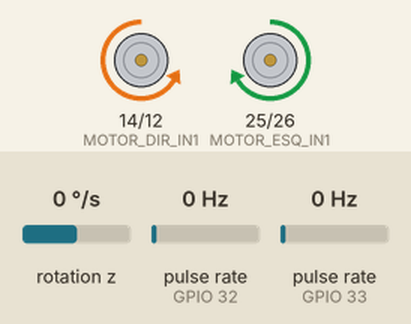
Bench run of a sketch on a simulated ESP32. Shown: motor-driver pin pairs drawn as motors (green arrow = first pin HIGH = forward, orange = second pin HIGH = backward, longer = more drive, scaled by the enable pin). Wiring (inferred from the names in the program): 2 × pulse sensor: data GPIO 32 / data GPIO 33; MPU-6050 motion sensor at I2C address 0x68. The inputs (shaded band) are chosen by the test bench; at power-on: rotation z 0 °/s, pulse rate (sensors on GPIO 32, GPIO 33) 0 Hz. Nothing arrives over Bluetooth unless stated.

Above: at 14.9 s.
15.0 s: rotation z set to -28 °/s
18.0 s: rotation z set to -35 °/s
At 19.2 s:
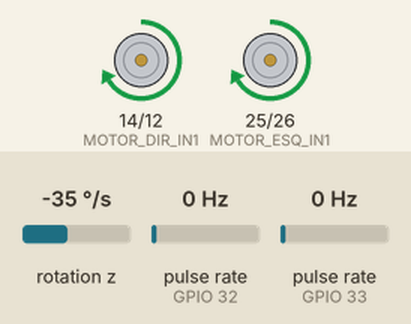
19.6 s: rotation z set to -192 °/s
At 21.4 s:
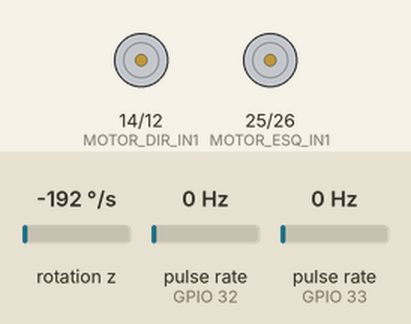
22.6 s: rotation z set to -100 °/s
Timing chart, 0 to 26.6 s (numbered marks = the images above; inputs shaded):
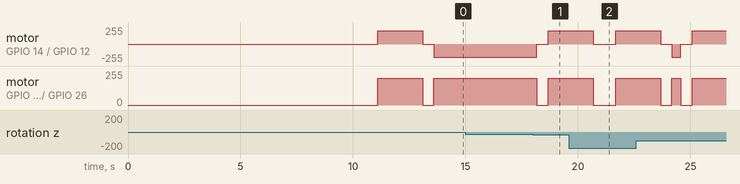

The sketch:

teste_quadrado.ino
```cpp
#include <Arduino.h>
#include "BluetoothSerial.h"
#include <Wire.h>

BluetoothSerial SerialBT;

// ======================
// PARÂMETROS FÍSICOS E DE TRAJETÓRIA
// ======================
const float RAIO_RODA = 0.030;
const float L = 0.130;
const float REDUCAO = 1.5;
const float PULSOS_POR_VOLTA = 40.0 * REDUCAO; // 60 pulsos (usando CHANGE)
const float DIST_POR_PULSO = (2.0 * PI * RAIO_RODA) / PULSOS_POR_VOLTA;

const unsigned long TEMPO_RETA = 2000;
const int VELOCIDADE_PWM = 200;
const float ANGULO_ALVO = PI / 2.0; // 90 graus

// ======================
// SETUP IMU (MPU6050)
// ======================
const int MPU_ADDR = 0x68;
float gyro_z_bias = 0;

void setupIMU() {
  Wire.begin();
  Wire.beginTransmission(MPU_ADDR);
  Wire.write(0x6B); // Registro de energia
  Wire.write(0);    // Acorda MPU
  Wire.endTransmission(true);

  // Calibração de Bias
  float soma = 0;
  for(int i=0; i<200; i++) {
    soma += readGyroZRaw();
    delay(5);
  }
  gyro_z_bias = soma / 200.0;
}

float readGyroZRaw() {
  Wire.beginTransmission(MPU_ADDR);
  Wire.write(0x47); // Registro Gyro Z Out High
  Wire.endTransmission(false);
  Wire.requestFrom(MPU_ADDR, 2, true);
  int16_t raw = (Wire.read() << 8) | Wire.read();
  return (float)raw / 131.0; // Conversão para graus/s
}

// ======================
// SETUP HARDWARE
// ======================
const int ENCODER_ESQ_PIN = 32;
const int ENCODER_DIR_PIN = 33;
const int MOTOR_ESQ_IN1 = 25, MOTOR_ESQ_IN2 = 26, MOTOR_ESQ_EN = 27;
const int MOTOR_DIR_IN1 = 14, MOTOR_DIR_IN2 = 12, MOTOR_DIR_EN = 13;

volatile long ticks_esq = 0, ticks_dir = 0;
int sinal_esq = 1, sinal_dir = 1;

void IRAM_ATTR callback_esq() { ticks_esq++; }
void IRAM_ATTR callback_dir() { ticks_dir++; }

// ======================
// POSES (COMPARATIVAS)
// ======================
float px_enc = 0, py_enc = 0, pt_enc = 0;
float px_imu = 0, py_imu = 0, pt_imu = 0;

void motores(int ve, int vd) {
  digitalWrite(MOTOR_ESQ_IN1, ve > 0 ? HIGH : LOW);
  digitalWrite(MOTOR_ESQ_IN2, ve > 0 ? LOW : HIGH);
  digitalWrite(MOTOR_DIR_IN1, vd > 0 ? HIGH : LOW);
  digitalWrite(MOTOR_DIR_IN2, vd > 0 ? LOW : HIGH);
  analogWrite(MOTOR_ESQ_EN, abs(ve));
  analogWrite(MOTOR_DIR_EN, abs(vd));
  sinal_esq = ve > 0 ? 1 : (ve < 0 ? -1 : 0);
  sinal_dir = vd > 0 ? 1 : (vd < 0 ? -1 : 0);
}

// ======================
// MAIN
// ======================
unsigned long last_odo_time = 0;

void setup() {
  Serial.begin(115200);
  SerialBT.begin("ESP32_Tanque_Quadrado");
  setupIMU();

  pinMode(ENCODER_ESQ_PIN, INPUT_PULLUP);
  pinMode(ENCODER_DIR_PIN, INPUT_PULLUP);
  attachInterrupt(digitalPinToInterrupt(ENCODER_ESQ_PIN), callback_esq, CHANGE);
  attachInterrupt(digitalPinToInterrupt(ENCODER_DIR_PIN), callback_dir, CHANGE);

  pinMode(MOTOR_ESQ_IN1, OUTPUT); pinMode(MOTOR_ESQ_IN2, OUTPUT); pinMode(MOTOR_ESQ_EN, OUTPUT);
  pinMode(MOTOR_DIR_IN1, OUTPUT); pinMode(MOTOR_DIR_IN2, OUTPUT); pinMode(MOTOR_DIR_EN, OUTPUT);

  delay(10000); // Espera para conectar bluetooth
  SerialBT.println("Tempo,X_enc,Y_enc,Theta_enc,X_imu,Y_imu,Theta_imu");
}

void loop() {
  static int etapa = 0;
  static int volta = 0;
  static unsigned long tempo_etapa = 0;
  static float theta_inicio_curva = 0;

  unsigned long now = millis();
  float dt = (now - last_odo_time) / 1000.0;

  // LOOP ODOMETRIA (Frequência DT_MS)
  if (now - last_odo_time >= 10) {
    last_odo_time = now;

    noInterrupts();
    long tE = ticks_esq; long tD = ticks_dir;
    interrupts();

    static long lE = 0, lD = 0;
    long dE = (tE - lE) * sinal_esq;
    long dD = (tD - lD) * sinal_dir;
    lE = tE; lD = tD;

    float ds = ((dD + dE) * DIST_POR_PULSO) / 2.0;

    // 1. Odometria pura (Encoder)
    float dt_enc = ((dD - dE) * DIST_POR_PULSO) / L;
    px_enc += ds * cos(pt_enc + dt_enc/2.0);
    py_enc += ds * sin(pt_enc + dt_enc/2.0);
    pt_enc += dt_enc;

    // 2. Odometria Híbrida (Encoder + IMU)
    float gz = (readGyroZRaw() - gyro_z_bias) * (PI / 180.0);
    float dt_imu = gz * dt;
    px_imu += ds * cos(pt_imu + dt_imu/2.0);
    py_imu += ds * sin(pt_imu + dt_imu/2.0);
    pt_imu += dt_imu;

    // Log Bluetooth
    SerialBT.printf("%.3f,%.4f,%.4f,%.4f,%.4f,%.4f,%.4f\n",
                    now/1000.0, px_enc, py_enc, pt_enc, px_imu, py_imu, pt_imu);
  }

  // MÁQUINA DE ESTADOS DO QUADRADO
  if (volta < 4) {
    if (etapa == 0) { // Reta
      motores(VELOCIDADE_PWM, VELOCIDADE_PWM);
      if (tempo_etapa == 0) tempo_etapa = now;
      if (now - tempo_etapa > TEMPO_RETA) {
        motores(0, 0); delay(500);
        etapa = 1; tempo_etapa = 0;
        theta_inicio_curva = pt_imu;
      }
    }
    else if (etapa == 1) { // Curva baseada na IMU
      motores(VELOCIDADE_PWM, -VELOCIDADE_PWM);
      if (abs(pt_imu - theta_inicio_curva) >= ANGULO_ALVO) {
        motores(0, 0); delay(500);
        etapa = 0;
        volta++;
      }
    }
  } else {
    motores(0, 0);
  }
}
```

Measured:
- the behaviour switches between -30 and -31 °/s on rotation z (found by bisection; images 0 and 1)
- after the input at 15.0 s, every drawn part: stays the same
- by itself, motor on GPIO 25 (MOTOR_ESQ_IN1) / GPIO 26 (MOTOR_ESQ_IN2): alternates forward 200/255 for 0.40 s and stopped for 0.50 s, 4 changes in all, then stays forward 200/255
